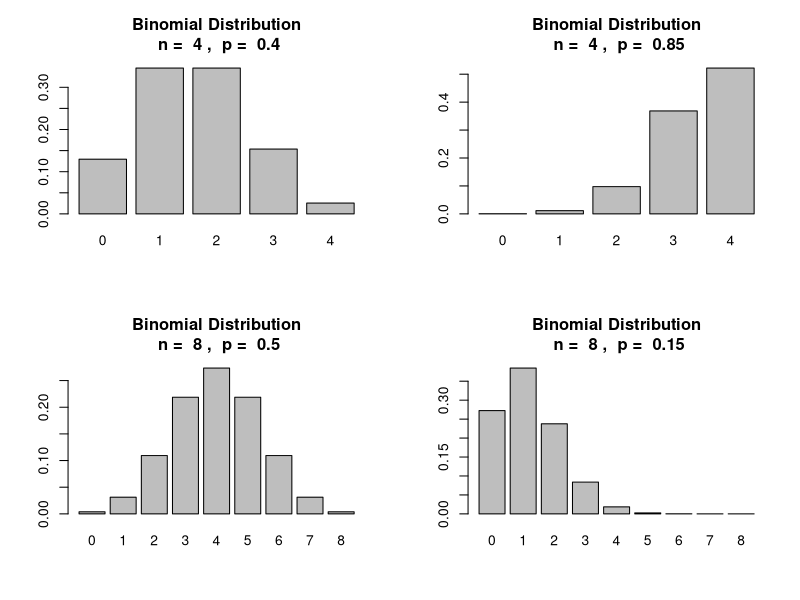

Source code (R):
### Binom.R
### Visualizing the Binomial Distribution


par(mfrow=c(2,2))
n = 4; p = .40
barplot(dbinom(0:n,n,p), names.arg=0:n, main=paste("Binomial Distribution\n n = ",n, ",  p = ",p))
p = .85
barplot(dbinom(0:n,n,p), names.arg=0:n, main=paste("Binomial Distribution\n n = ",n, ",  p = ",p))
n = 8; p = 0.50
barplot(dbinom(0:n,n,p), names.arg=0:n, main=paste("Binomial Distribution\n n = ",n, ",  p = ",p))
n = 8; p = 0.15
barplot(dbinom(0:n,n,p), names.arg=0:n, main=paste("Binomial Distribution\n n = ",n, ",  p = ",p))

